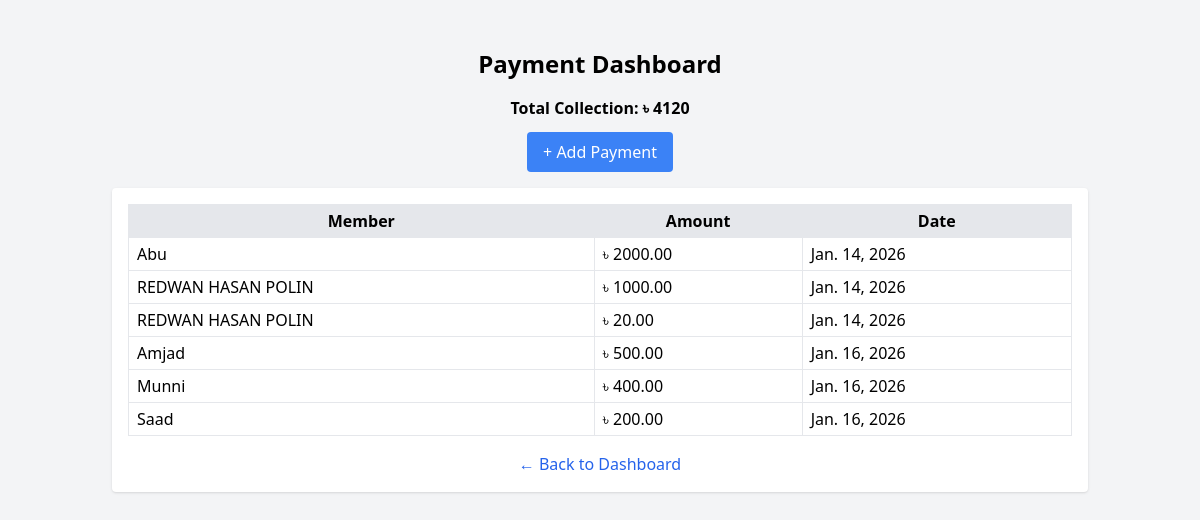
/payments/, run on an earlier commit of the app's database.
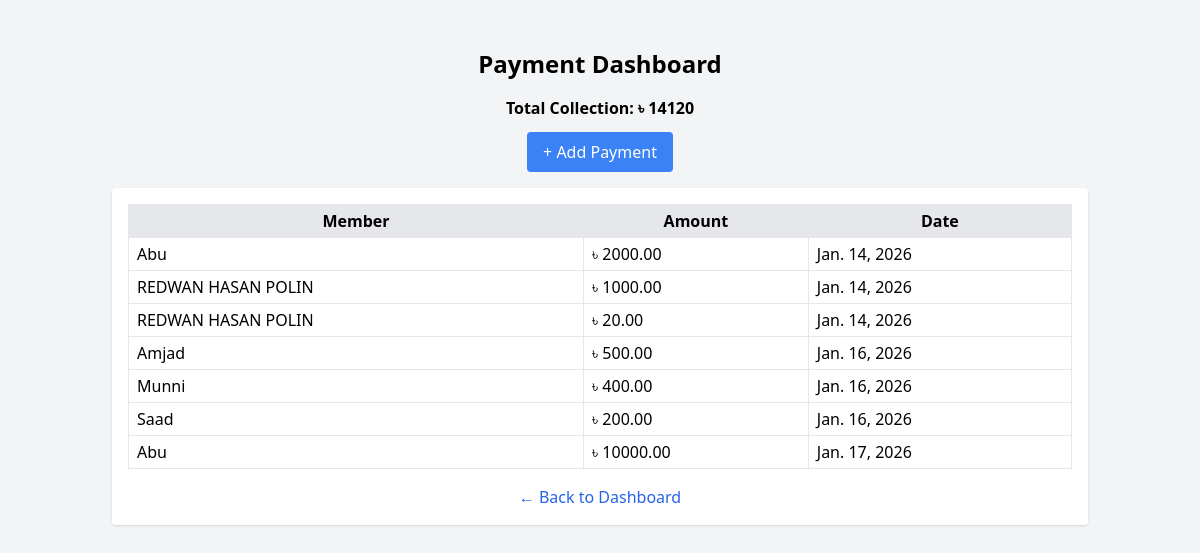
And on a later commit of the database.
### core/models.py (models this page shows, shortened)
class MembershipPayment(models.Model):
    member = models.ForeignKey(Member, on_delete=models.CASCADE)
    amount = models.DecimalField(max_digits=10, decimal_places=2)
    payment_date = models.DateField(auto_now_add=True)

class Member(models.Model):
    name = models.CharField(max_length=100)
    email = models.EmailField(unique=True)
    phone = models.CharField(max_length=20, blank=True, null=True)
    join_date = models.DateField(auto_now_add=True)

### core/views.py (the view)
# urls.py: path('payments/', views.payment_dashboard, name='payment_dashboard'),
def payment_dashboard(request):
    payments = MembershipPayment.objects.all()
    payments = MembershipPayment.objects.select_related('member').all()
    final_income = payments.aggregate(total=Sum('amount'))['total'] or 0
    context = {
        'payments': payments,
        'final_income': final_income,
    }
    return render(request, 'core/dashboard_payments.html', context)

### core/templates/core/dashboard_payments.html (shortened to what this page needs)
<!DOCTYPE html>
<html>
<head>
    <script src="https://cdn.tailwindcss.com"></script>
</head>
<body class="bg-gray-100 p-6">
<div class="max-w-5xl mx-auto p-6">
<div class="text-center mb-4">
    <h2 class="text-2xl font-bold mb-4">Payment Dashboard</h2>
    <p class="mb-3 font-semibold">Total Collection: ৳ {{ final_income }}</p>
    <a href="{% url 'add_payment' %}" class="bg-blue-500 text-white px-4 py-2 rounded hover:bg-blue-600 inline-block">
        + Add Payment
    </a>
</div>
    <div class="bg-white shadow rounded p-4">
        <table class="table-auto w-full border-collapse border border-gray-300">
            <thead>
                <tr class="bg-gray-200">
                    <th class="border px-2 py-1">Member</th>
                    <th class="border px-2 py-1">Amount</th>
                    <th class="border px-2 py-1">Date</th>
                </tr>
            </thead>
            <tbody>
                {% for p in payments %}
                <tr>
                    <td class="border px-2 py-1">{{ p.member.name }}</td>
                    <td class="border px-2 py-1">৳ {{ p.amount }}</td>
                    <td class="border px-2 py-1">{{ p.payment_date }}</td>
                </tr>
                {% empty %}
                <tr>
                    <td class="border px-2 py-1 text-center" colspan="3">No payments yet</td>
                </tr>
                {% endfor %}
            </tbody>
        </table>
        <div class="text-center mt-4">
            <a href="{% url 'main_dashboard' %}" class="text-blue-600 hover:underline font-medium">
                ← Back to Dashboard
            </a>
        </div>
    </div>
</div>
</body>
</html>

What changed in the data, as far as the page shows it:
added MembershipPayment: member.name "Abu", amount "10000.00", payment_date "Jan. 17, 2026"
Also different on the page:
{{ final_income }}: "4120" → "14120"
